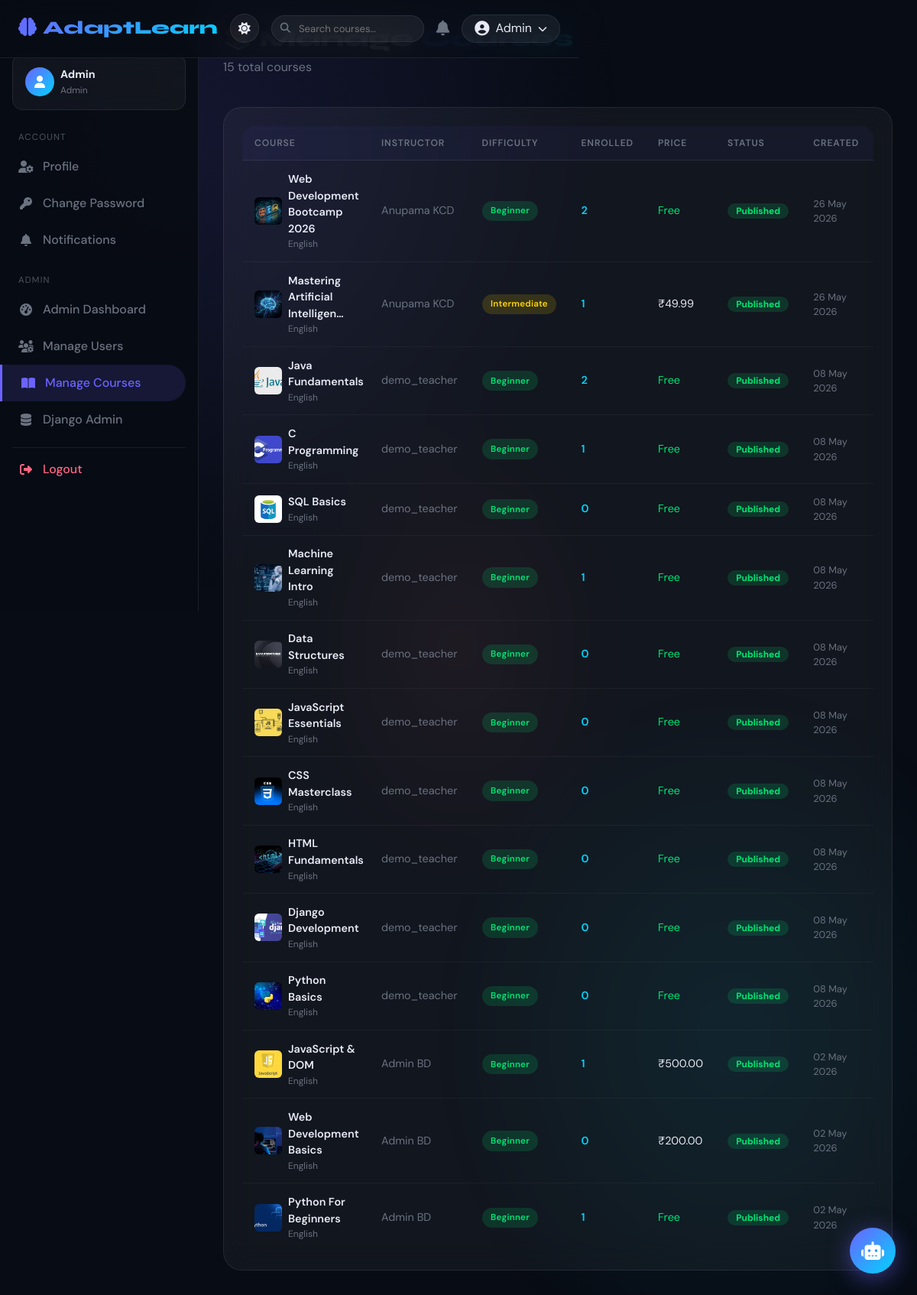
/admin-panel/courses/ (signed in), run on an earlier commit of the app's database.
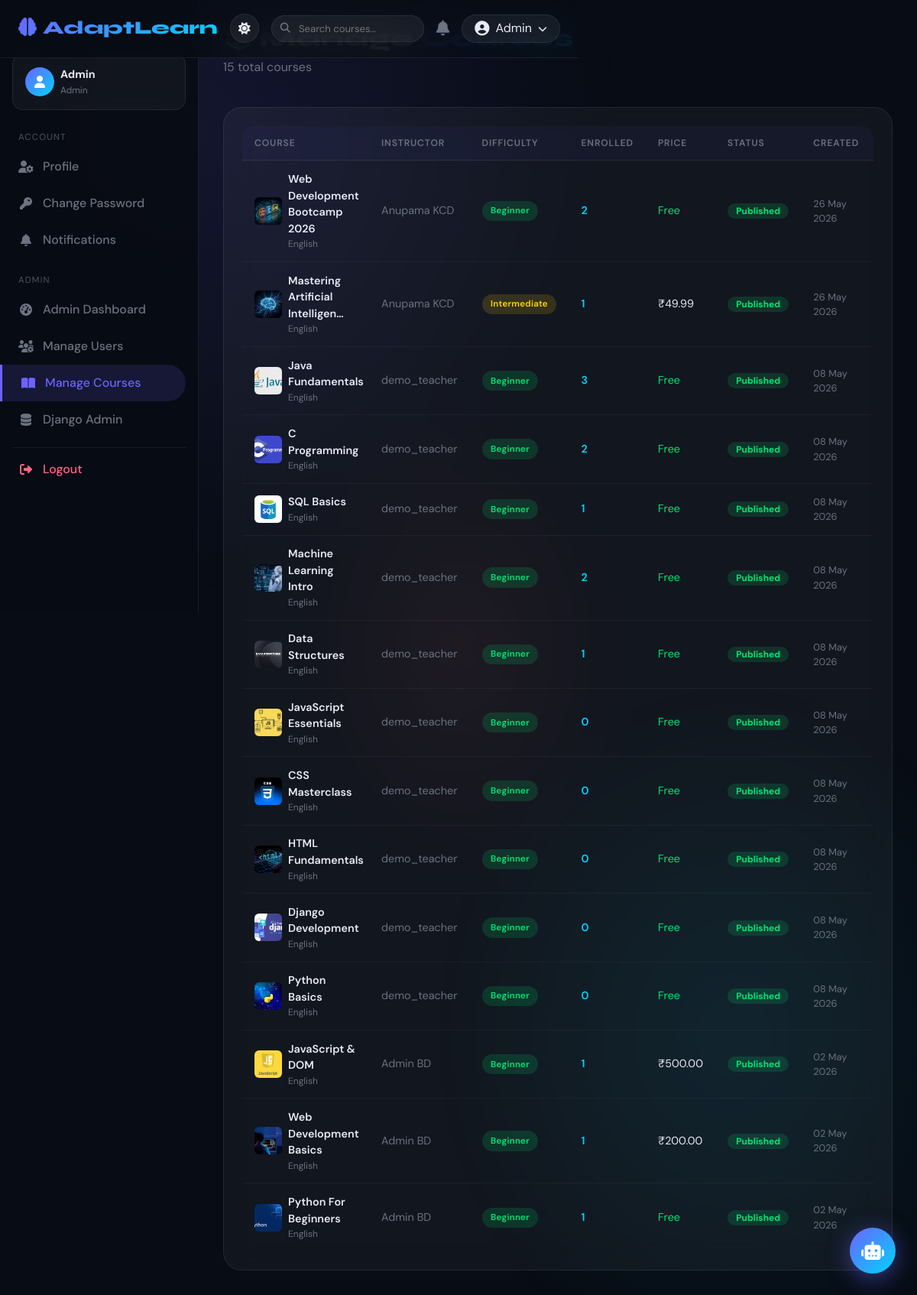
And on a later commit of the database.
### learning/models.py (models this page shows, shortened)
class Course(models.Model):
    DIFFICULTY = [('beginner','Beginner'),('intermediate','Intermediate'),('advanced','Advanced')]
    STATUS     = [('draft','Draft'),('published','Published'),('archived','Archived')]
    title        = models.CharField(max_length=200)
    slug         = models.SlugField(unique=True)
    description  = models.TextField()
    instructor   = models.ForeignKey(User, on_delete=models.CASCADE, related_name='courses_taught')
    thumbnail    = models.ImageField(upload_to='course_thumbnails/', null=True, blank=True)
    difficulty   = models.CharField(max_length=20, choices=DIFFICULTY, default='beginner')
    status       = models.CharField(max_length=20, choices=STATUS, default='draft')
    price        = models.DecimalField(max_digits=8, decimal_places=2, default=0.00)
    is_free      = models.BooleanField(default=False)
    tags         = models.CharField(max_length=300, blank=True)
    duration_hrs = models.FloatField(default=0)
    language     = models.CharField(max_length=50, default='English')
    rating       = models.FloatField(default=0.0)
    total_enrolled = models.IntegerField(default=0)
    created_at   = models.DateTimeField(auto_now_add=True)
    updated_at   = models.DateTimeField(auto_now=True)
    class Meta:
        ordering = ['-created_at']

### learning/views.py (the view)
# urls.py: path('admin-panel/courses/', views.admin_courses, name='admin_courses'),
@login_required
def admin_courses(request):
    if not is_admin(request.user):
        return redirect('dashboard')
    courses = Course.objects.annotate(enrolled=Count('enrollments')).order_by('-created_at')
    return render(request, 'learning/admin_courses.html', {'courses': courses})

### learning/context_processors.py (called while the page is built)
def notifications_processor(request):
    if request.user.is_authenticated:
        count = Notification.objects.filter(recipient=request.user, is_read=False).count()
        return {'unread_notifications_count': count}
    return {'unread_notifications_count': 0}

def google_auth_processor(request):
    return {
        'GOOGLE_CLIENT_ID': getattr(settings, 'GOOGLE_CLIENT_ID', ''),
    }

### learning/views.py (called while the page is built)
def is_admin(user):
    return user.is_authenticated and (
                user.is_superuser or getattr(getattr(user, 'profile', None), 'role', '') == 'admin')

### templates/learning/admin_courses.html (shortened to what this page needs)
{% extends 'base.html' %}
{% block content %}
<div class="d-flex justify-content-between align-items-center mb-4" data-aos="fade-down">
  <div>
    <h1 style="font-family:'Syne',sans-serif;font-size:1.9rem;font-weight:800">📚 Manage <span class="gradient-text">Courses</span></h1>
    <p style="color:var(--muted)">{{ courses.count }} total courses</p>
  </div>
</div>
<div class="glass p-3 p-sm-4" style="border-radius:24px" data-aos="fade-up">
  <div class="table-responsive">
    <table class="glass-table">
      <thead><tr><th>Course</th><th>Instructor</th><th>Difficulty</th><th>Enrolled</th><th>Price</th><th>Status</th><th>Created</th></tr></thead>
      <tbody>
        {% for c in courses %}
        <tr>
          <td>
            <div class="d-flex align-items-center gap-2">
              {% if c.thumbnail %}
                <img src="{{ c.thumbnail.url }}" style="width:36px;height:36px;object-fit:cover;border-radius:6px;flex-shrink:0">
              {% else %}
                <div style="width:36px;height:36px;background:linear-gradient(135deg,var(--accent),var(--accent2));border-radius:6px;display:flex;align-items:center;justify-content:center;flex-shrink:0;font-size:1.1rem">📖</div>
              {% endif %}
              <div>
                <div style="font-weight:600">{{ c.title|truncatechars:32 }}</div>
                <div style="font-size:.75rem;color:var(--muted)">{{ c.language }}</div>
              </div>
            </div>
          </td>
          <td style="color:var(--muted)">{{ c.instructor.get_full_name|default:c.instructor.username }}</td>
          <td><span class="badge-difficulty badge-{{ c.difficulty }}">{{ c.get_difficulty_display }}</span></td>
          <td style="color:var(--accent2);font-weight:600">{{ c.enrolled }}</td>
          <td>{% if c.is_free %}<span style="color:var(--green)">Free</span>{% else %}₹{{ c.price }}{% endif %}</td>
          <td><span class="badge" style="border-radius:50px;padding:.25rem .7rem;font-size:.75rem;
            {% if c.status == 'published' %}background:rgba(0,230,118,.15);color:#00e676
            {% elif c.status == 'draft' %}background:rgba(255,215,0,.15);color:#ffd700
            {% else %}background:rgba(255,101,132,.15);color:#ff6584{% endif %}">
            {{ c.status|title }}</span></td>
          <td style="font-size:.8rem;color:var(--muted)">{{ c.created_at|date:"d M Y" }}</td>
        </tr>
        {% empty %}
        <tr><td colspan="7" style="text-align:center;color:var(--muted);padding:3rem">No courses yet</td></tr>
        {% endfor %}
      </tbody>
    </table>
  </div>
</div>
{% endblock %}

What changed in the data, as far as the page shows it:
changed Course "Java Fundamentals": enrolled "2" → "3"
changed Course "C Programming": enrolled "1" → "2"
changed Course "SQL Basics": enrolled "0" → "1"
changed Course "Machine Learning Intro": enrolled "1" → "2"
changed Course "Data Structures": enrolled "0" → "1"
changed Course "Web Development Basics": enrolled "0" → "1"
